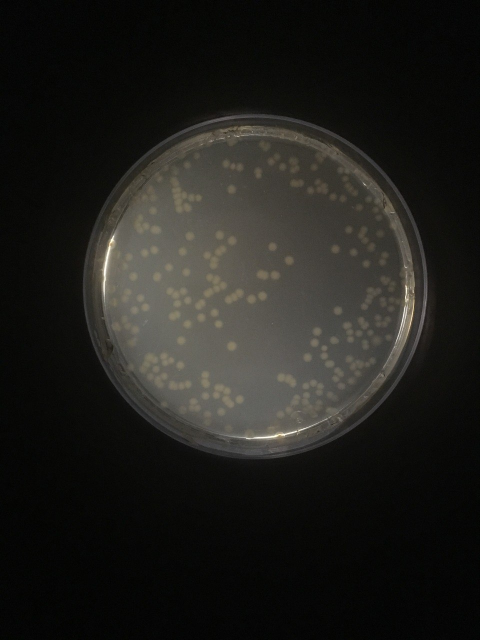
#> input picture uploads/uploaded_image.jpg, 960 x 1280 px (shown at 1/2 size)
$ python script.py uploads/uploaded_image.jpg uploads/uploaded_image.jpg
#> lines starting #> are read from the running program, lines starting #| are printed output that depends on the picture
import sys
from PIL import Image, ImageDraw, ImageFont
import os

def main(image_path, processed_image_path):
#> called with image_path = 'uploads/uploaded_image.jpg', processed_image_path = 'uploads/uploaded_image.jpg'
    try:
        # Открываем входное изображение
        with Image.open(image_path) as img:
            # Создаем объект ImageDraw
#> img is the input picture: PIL image 960x1280 RGB; mean R, G, B 31.9, 31.1, 27.6
            draw = ImageDraw.Draw(img)

            # Рисуем прямоугольник (коробка)
            draw.rectangle([50, 50, 200, 200], outline="red", width=3)

            # Добавляем текст
            font = ImageFont.truetype("arial.ttf", size=30)  # Выбираем шрифт и размер
            draw.text((50, 210), "Hello, Pillow!", font=font, fill="blue")

            # Сохраняем измененное изображение
            img.save(processed_image_path)
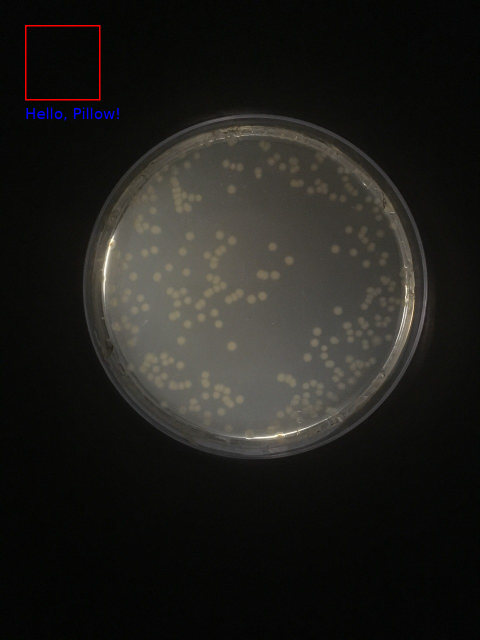
#> saved as uploaded_image.jpg: PIL image 960x1280 RGB (shown at 1/2 size); mean R, G, B 32.3, 31.1, 27.8
            print(f"Processed image saved at: {processed_image_path}")
    except Exception as e:
        print(f"An error occurred: {e}")

if __name__ == "__main__":
    if len(sys.argv) > 2:
        main(sys.argv[1], sys.argv[2])
    else:
        print("Usage: python your_script.py <input_image_path> <processed_image_path>")
